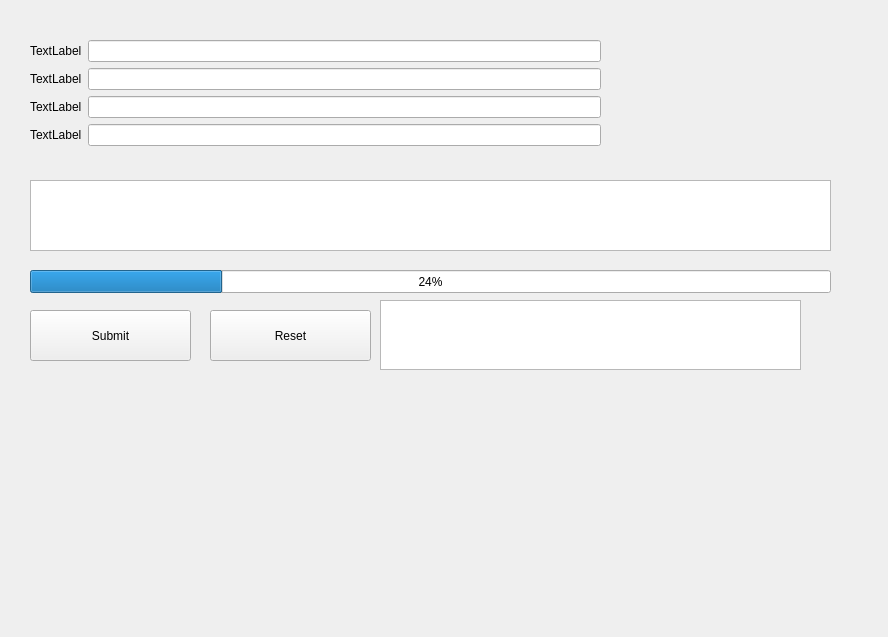
<?xml version="1.0" encoding="UTF-8"?>
<ui version="4.0">
 <class>Form</class>
 <widget class="QWidget" name="Form">
  <property name="geometry">
   <rect>
    <x>0</x>
    <y>0</y>
    <width>888</width>
    <height>637</height>
   </rect>
  </property>
  <property name="windowTitle">
   <string>Form</string>
  </property>
  <widget class="QPushButton" name="pushButton">
   <property name="geometry">
    <rect>
     <x>30</x>
     <y>310</y>
     <width>161</width>
     <height>51</height>
    </rect>
   </property>
   <property name="text">
    <string>Submit</string>
   </property>
  </widget>
  <widget class="QPushButton" name="pushButton_2">
   <property name="geometry">
    <rect>
     <x>210</x>
     <y>310</y>
     <width>161</width>
     <height>51</height>
    </rect>
   </property>
   <property name="text">
    <string>Reset</string>
   </property>
  </widget>
  <widget class="QTextEdit" name="textEdit">
   <property name="geometry">
    <rect>
     <x>30</x>
     <y>180</y>
     <width>801</width>
     <height>71</height>
    </rect>
   </property>
  </widget>
  <widget class="QProgressBar" name="progressBar">
   <property name="geometry">
    <rect>
     <x>30</x>
     <y>270</y>
     <width>801</width>
     <height>23</height>
    </rect>
   </property>
   <property name="value">
    <number>24</number>
   </property>
  </widget>
  <widget class="QGraphicsView" name="graphicsView">
   <property name="geometry">
    <rect>
     <x>380</x>
     <y>300</y>
     <width>421</width>
     <height>70</height>
    </rect>
   </property>
  </widget>
  <widget class="QWidget" name="">
   <property name="geometry">
    <rect>
     <x>30</x>
     <y>40</y>
     <width>571</width>
     <height>121</height>
    </rect>
   </property>
   <layout class="QFormLayout" name="formLayout">
    <item row="0" column="0">
     <widget class="QLabel" name="label">
      <property name="text">
       <string>TextLabel</string>
      </property>
     </widget>
    </item>
    <item row="0" column="1">
     <widget class="QLineEdit" name="lineEdit"/>
    </item>
    <item row="1" column="0">
     <widget class="QLabel" name="label_2">
      <property name="text">
       <string>TextLabel</string>
      </property>
     </widget>
    </item>
    <item row="1" column="1">
     <widget class="QLineEdit" name="lineEdit_2"/>
    </item>
    <item row="2" column="0">
     <widget class="QLabel" name="label_3">
      <property name="text">
       <string>TextLabel</string>
      </property>
     </widget>
    </item>
    <item row="2" column="1">
     <widget class="QLineEdit" name="lineEdit_3"/>
    </item>
    <item row="4" column="0">
     <widget class="QLabel" name="label_4">
      <property name="text">
       <string>TextLabel</string>
      </property>
     </widget>
    </item>
    <item row="4" column="1">
     <widget class="QLineEdit" name="lineEdit_4"/>
    </item>
   </layout>
  </widget>
 </widget>
 <resources/>
 <connections/>
</ui>
